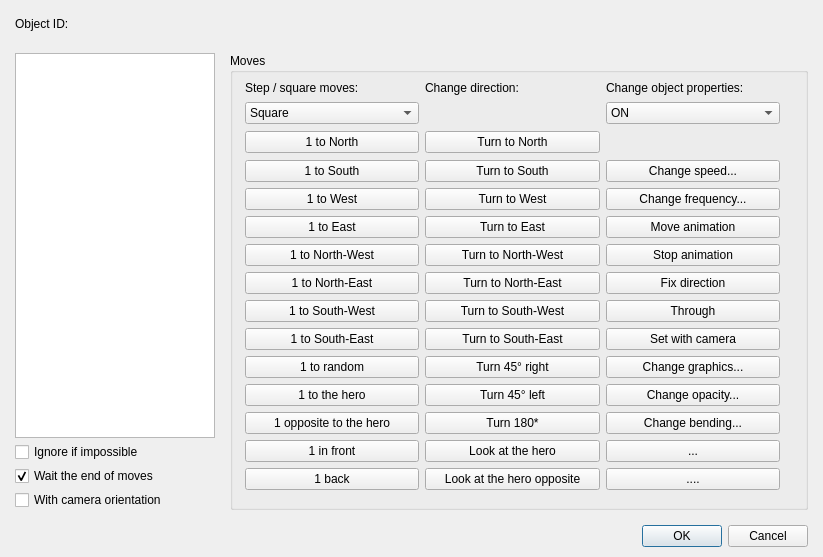
<?xml version="1.0" encoding="UTF-8"?>
<ui version="4.0">
 <class>DialogCommandMoveObject</class>
 <widget class="QDialog" name="DialogCommandMoveObject">
  <property name="geometry">
   <rect>
    <x>0</x>
    <y>0</y>
    <width>823</width>
    <height>557</height>
   </rect>
  </property>
  <property name="windowTitle">
   <string>Move object...</string>
  </property>
  <layout class="QGridLayout" name="gridLayout">
   <property name="leftMargin">
    <number>15</number>
   </property>
   <property name="topMargin">
    <number>10</number>
   </property>
   <property name="rightMargin">
    <number>15</number>
   </property>
   <property name="bottomMargin">
    <number>10</number>
   </property>
   <item row="0" column="0">
    <layout class="QVBoxLayout" name="verticalLayout_2">
     <property name="spacing">
      <number>15</number>
     </property>
     <item>
      <layout class="QHBoxLayout" name="horizontalLayout" stretch="0,0,1">
       <item>
        <widget class="QLabel" name="label">
         <property name="text">
          <string>Object ID:</string>
         </property>
        </widget>
       </item>
       <item>
        <widget class="PanelPrimitiveValue" name="widgetPrimitiveObjectID" native="true">
         <property name="minimumSize">
          <size>
           <width>250</width>
           <height>27</height>
          </size>
         </property>
         <property name="maximumSize">
          <size>
           <width>250</width>
           <height>27</height>
          </size>
         </property>
        </widget>
       </item>
       <item>
        <spacer name="horizontalSpacer">
         <property name="orientation">
          <enum>Qt::Horizontal</enum>
         </property>
         <property name="sizeHint" stdset="0">
          <size>
           <width>208</width>
           <height>28</height>
          </size>
         </property>
        </spacer>
       </item>
      </layout>
     </item>
     <item>
      <layout class="QHBoxLayout" name="horizontalLayout_2" stretch="0,1">
       <item>
        <layout class="QVBoxLayout" name="verticalLayout" stretch="1,0,0,0">
         <property name="spacing">
          <number>4</number>
         </property>
         <item>
          <widget class="WidgetSuperTree" name="treeView">
           <property name="minimumSize">
            <size>
             <width>200</width>
             <height>0</height>
            </size>
           </property>
           <property name="maximumSize">
            <size>
             <width>200</width>
             <height>16777215</height>
            </size>
           </property>
           <attribute name="headerVisible">
            <bool>false</bool>
           </attribute>
          </widget>
         </item>
         <item>
          <widget class="QCheckBox" name="checkBoxIgnore">
           <property name="text">
            <string>Ignore if impossible</string>
           </property>
          </widget>
         </item>
         <item>
          <widget class="QCheckBox" name="checkBoxWaitEnd">
           <property name="text">
            <string>Wait the end of moves</string>
           </property>
           <property name="checked">
            <bool>true</bool>
           </property>
          </widget>
         </item>
         <item>
          <widget class="QCheckBox" name="checkBoxCameraOrientation">
           <property name="text">
            <string>With camera orientation</string>
           </property>
          </widget>
         </item>
        </layout>
       </item>
       <item>
        <widget class="QGroupBox" name="groupBox">
         <property name="title">
          <string>Moves</string>
         </property>
         <widget class="QWidget" name="layoutWidget">
          <property name="geometry">
           <rect>
            <x>15</x>
            <y>26</y>
            <width>535</width>
            <height>411</height>
           </rect>
          </property>
          <layout class="QGridLayout" name="gridLayout_2">
           <item row="0" column="0">
            <widget class="QLabel" name="label_2">
             <property name="minimumSize">
              <size>
               <width>0</width>
               <height>17</height>
              </size>
             </property>
             <property name="maximumSize">
              <size>
               <width>16777215</width>
               <height>17</height>
              </size>
             </property>
             <property name="text">
              <string>Step / square moves:</string>
             </property>
            </widget>
           </item>
           <item row="0" column="1">
            <widget class="QLabel" name="label_3">
             <property name="minimumSize">
              <size>
               <width>0</width>
               <height>17</height>
              </size>
             </property>
             <property name="maximumSize">
              <size>
               <width>16777215</width>
               <height>17</height>
              </size>
             </property>
             <property name="text">
              <string>Change direction:</string>
             </property>
            </widget>
           </item>
           <item row="0" column="2">
            <widget class="QLabel" name="label_4">
             <property name="minimumSize">
              <size>
               <width>0</width>
               <height>17</height>
              </size>
             </property>
             <property name="maximumSize">
              <size>
               <width>16777215</width>
               <height>17</height>
              </size>
             </property>
             <property name="text">
              <string>Change object properties:</string>
             </property>
            </widget>
           </item>
           <item row="1" column="0">
            <widget class="QComboBox" name="comboBoxStepSquare">
             <item>
              <property name="text">
               <string>Square</string>
              </property>
             </item>
             <item>
              <property name="text">
               <string>Step</string>
              </property>
             </item>
            </widget>
           </item>
           <item row="1" column="1">
            <spacer name="verticalSpacer">
             <property name="orientation">
              <enum>Qt::Vertical</enum>
             </property>
             <property name="sizeHint" stdset="0">
              <size>
               <width>20</width>
               <height>40</height>
              </size>
             </property>
            </spacer>
           </item>
           <item row="1" column="2">
            <widget class="QComboBox" name="comboBox_2">
             <item>
              <property name="text">
               <string>ON</string>
              </property>
             </item>
             <item>
              <property name="text">
               <string>OFF</string>
              </property>
             </item>
            </widget>
           </item>
           <item row="2" column="0">
            <widget class="QPushButton" name="pushButtonStepSquareNorth">
             <property name="text">
              <string>1 to North</string>
             </property>
            </widget>
           </item>
           <item row="2" column="1">
            <widget class="QPushButton" name="pushButton_25">
             <property name="text">
              <string>Turn to North</string>
             </property>
            </widget>
           </item>
           <item row="2" column="2">
            <spacer name="verticalSpacer_2">
             <property name="orientation">
              <enum>Qt::Vertical</enum>
             </property>
             <property name="sizeHint" stdset="0">
              <size>
               <width>20</width>
               <height>40</height>
              </size>
             </property>
            </spacer>
           </item>
           <item row="3" column="0">
            <widget class="QPushButton" name="pushButtonStepSquareSouth">
             <property name="text">
              <string>1 to South</string>
             </property>
            </widget>
           </item>
           <item row="3" column="1">
            <widget class="QPushButton" name="pushButton_19">
             <property name="text">
              <string>Turn to South</string>
             </property>
            </widget>
           </item>
           <item row="3" column="2">
            <widget class="QPushButton" name="pushButton_26">
             <property name="text">
              <string>Change speed...</string>
             </property>
            </widget>
           </item>
           <item row="4" column="0">
            <widget class="QPushButton" name="pushButtonStepSquareWest">
             <property name="text">
              <string>1 to West</string>
             </property>
            </widget>
           </item>
           <item row="4" column="1">
            <widget class="QPushButton" name="pushButton_20">
             <property name="text">
              <string>Turn to West</string>
             </property>
            </widget>
           </item>
           <item row="4" column="2">
            <widget class="QPushButton" name="pushButton_35">
             <property name="text">
              <string>Change frequency...</string>
             </property>
            </widget>
           </item>
           <item row="5" column="0">
            <widget class="QPushButton" name="pushButtonStepSquareEast">
             <property name="text">
              <string>1 to East</string>
             </property>
            </widget>
           </item>
           <item row="5" column="1">
            <widget class="QPushButton" name="pushButton_16">
             <property name="text">
              <string>Turn to East</string>
             </property>
            </widget>
           </item>
           <item row="5" column="2">
            <widget class="QPushButton" name="pushButton_31">
             <property name="text">
              <string>Move animation</string>
             </property>
            </widget>
           </item>
           <item row="6" column="0">
            <widget class="QPushButton" name="pushButtonStepSquareNorthWest">
             <property name="text">
              <string>1 to North-West</string>
             </property>
            </widget>
           </item>
           <item row="6" column="1">
            <widget class="QPushButton" name="pushButton_21">
             <property name="text">
              <string>Turn to North-West</string>
             </property>
            </widget>
           </item>
           <item row="6" column="2">
            <widget class="QPushButton" name="pushButton_33">
             <property name="text">
              <string>Stop animation</string>
             </property>
            </widget>
           </item>
           <item row="7" column="0">
            <widget class="QPushButton" name="pushButtonStepSquareNorthEast">
             <property name="text">
              <string>1 to North-East</string>
             </property>
            </widget>
           </item>
           <item row="7" column="1">
            <widget class="QPushButton" name="pushButton_17">
             <property name="text">
              <string>Turn to North-East</string>
             </property>
            </widget>
           </item>
           <item row="7" column="2">
            <widget class="QPushButton" name="pushButton_34">
             <property name="text">
              <string>Fix direction</string>
             </property>
            </widget>
           </item>
           <item row="8" column="0">
            <widget class="QPushButton" name="pushButtonStepSquareSouthWest">
             <property name="text">
              <string>1 to South-West</string>
             </property>
            </widget>
           </item>
           <item row="8" column="1">
            <widget class="QPushButton" name="pushButton_15">
             <property name="text">
              <string>Turn to South-West</string>
             </property>
            </widget>
           </item>
           <item row="8" column="2">
            <widget class="QPushButton" name="pushButton_36">
             <property name="text">
              <string>Through</string>
             </property>
            </widget>
           </item>
           <item row="9" column="0">
            <widget class="QPushButton" name="pushButtonStepSquareSouthEast">
             <property name="text">
              <string>1 to South-East</string>
             </property>
            </widget>
           </item>
           <item row="9" column="1">
            <widget class="QPushButton" name="pushButton_24">
             <property name="text">
              <string>Turn to South-East</string>
             </property>
            </widget>
           </item>
           <item row="9" column="2">
            <widget class="QPushButton" name="pushButton_23">
             <property name="text">
              <string>Set with camera</string>
             </property>
            </widget>
           </item>
           <item row="10" column="0">
            <widget class="QPushButton" name="pushButtonStepSquareRandom">
             <property name="text">
              <string>1 to random</string>
             </property>
            </widget>
           </item>
           <item row="10" column="1">
            <widget class="QPushButton" name="pushButton_18">
             <property name="text">
              <string>Turn 45° right</string>
             </property>
            </widget>
           </item>
           <item row="10" column="2">
            <widget class="QPushButton" name="pushButton_28">
             <property name="text">
              <string>Change graphics...</string>
             </property>
            </widget>
           </item>
           <item row="11" column="0">
            <widget class="QPushButton" name="pushButtonStepSquareHero">
             <property name="text">
              <string>1 to the hero</string>
             </property>
            </widget>
           </item>
           <item row="11" column="1">
            <widget class="QPushButton" name="pushButton_14">
             <property name="text">
              <string>Turn 45° left</string>
             </property>
            </widget>
           </item>
           <item row="11" column="2">
            <widget class="QPushButton" name="pushButton_27">
             <property name="text">
              <string>Change opacity...</string>
             </property>
            </widget>
           </item>
           <item row="12" column="0">
            <widget class="QPushButton" name="pushButtonStepSquareOppositeHero">
             <property name="text">
              <string>1 opposite to the hero</string>
             </property>
            </widget>
           </item>
           <item row="12" column="1">
            <widget class="QPushButton" name="pushButton_37">
             <property name="text">
              <string>Turn 180*</string>
             </property>
            </widget>
           </item>
           <item row="12" column="2">
            <widget class="QPushButton" name="pushButton_29">
             <property name="text">
              <string>Change bending...</string>
             </property>
            </widget>
           </item>
           <item row="13" column="0">
            <widget class="QPushButton" name="pushButtonStepSquareFront">
             <property name="text">
              <string>1 in front</string>
             </property>
            </widget>
           </item>
           <item row="13" column="1">
            <widget class="QPushButton" name="pushButton_13">
             <property name="text">
              <string>Look at the hero</string>
             </property>
            </widget>
           </item>
           <item row="13" column="2">
            <widget class="QPushButton" name="pushButton_32">
             <property name="text">
              <string>...</string>
             </property>
            </widget>
           </item>
           <item row="14" column="0">
            <widget class="QPushButton" name="pushButtonStepSquareBack">
             <property name="text">
              <string>1 back</string>
             </property>
            </widget>
           </item>
           <item row="14" column="1">
            <widget class="QPushButton" name="pushButton_22">
             <property name="text">
              <string>Look at the hero opposite</string>
             </property>
            </widget>
           </item>
           <item row="14" column="2">
            <widget class="QPushButton" name="pushButton_30">
             <property name="text">
              <string>....</string>
             </property>
            </widget>
           </item>
          </layout>
         </widget>
        </widget>
       </item>
      </layout>
     </item>
     <item>
      <widget class="QDialogButtonBox" name="buttonBox">
       <property name="orientation">
        <enum>Qt::Horizontal</enum>
       </property>
       <property name="standardButtons">
        <set>QDialogButtonBox::Cancel|QDialogButtonBox::Ok</set>
       </property>
      </widget>
     </item>
    </layout>
   </item>
  </layout>
 </widget>
 <customwidgets>
  <customwidget>
   <class>PanelPrimitiveValue</class>
   <extends>QWidget</extends>
   <header>panelprimitivevalue.h</header>
   <container>1</container>
  </customwidget>
  <customwidget>
   <class>WidgetSuperTree</class>
   <extends>QTreeView</extends>
   <header>widgetsupertree.h</header>
  </customwidget>
 </customwidgets>
 <resources/>
 <connections>
  <connection>
   <sender>buttonBox</sender>
   <signal>accepted()</signal>
   <receiver>DialogCommandMoveObject</receiver>
   <slot>accept()</slot>
   <hints>
    <hint type="sourcelabel">
     <x>248</x>
     <y>254</y>
    </hint>
    <hint type="destinationlabel">
     <x>157</x>
     <y>274</y>
    </hint>
   </hints>
  </connection>
  <connection>
   <sender>buttonBox</sender>
   <signal>rejected()</signal>
   <receiver>DialogCommandMoveObject</receiver>
   <slot>reject()</slot>
   <hints>
    <hint type="sourcelabel">
     <x>316</x>
     <y>260</y>
    </hint>
    <hint type="destinationlabel">
     <x>286</x>
     <y>274</y>
    </hint>
   </hints>
  </connection>
 </connections>
</ui>
